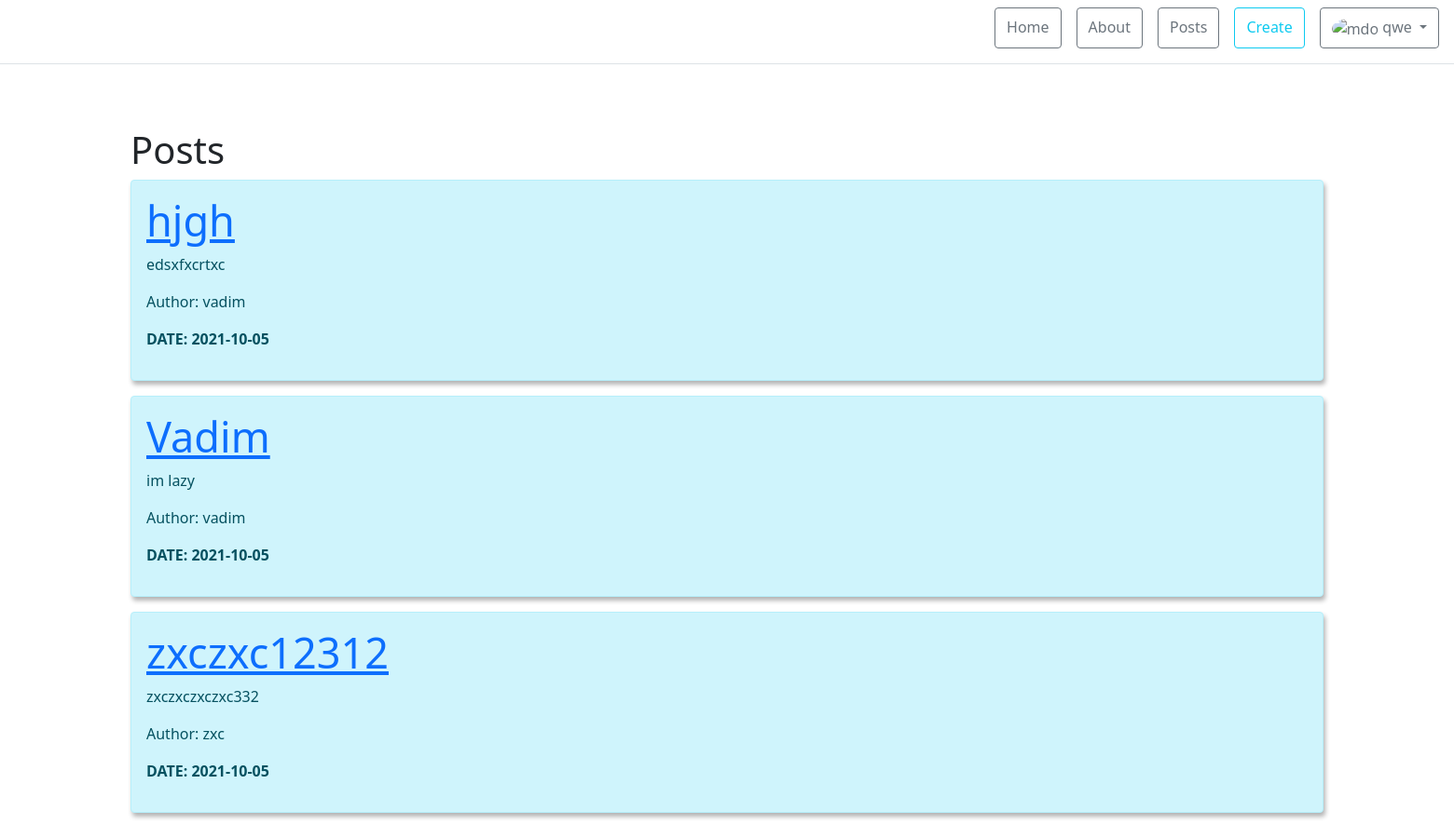
/posts (signed in), run on the app's committed database.
### app.py (models this page shows)
class User(db.Model, UserMixin):
    __tablename__ = "user"
    id = db.Column(db.Integer, primary_key=True)
    username = db.Column(db.String(20), nullable=False)
    password = db.Column(db.String(50), nullable=False)

class Article(db.Model):
    __tablename__ = "article"
    id = db.Column(db.Integer, primary_key=True)
    title = db.Column(db.String(300), nullable=False)
    intro = db.Column(db.String(300), nullable=False)
    text = db.Column(db.Text, nullable=False)
    date = db.Column(db.DateTime, default=datetime.utcnow)
    author = db.Column(db.String(20), nullable=False)

### app.py (the view)
@app.route('/posts')
def posts():
    articles = Article.query.order_by(Article.date.desc()).all()
    return render_template('posts.html', articles=articles)

### app.py (called while the page is built)
@login_manager.user_loader
def load_user(user_id):
    return User.query.get(int(user_id))

### templates/posts.html (shortened to what this page needs)
{% extends 'base.html' %}
{% block body %}
<div class="container mt-5">
    <h1>Posts</h1>
    {% if articles|length > 0%}
    {% for post in articles %}
    <div class="alert alert-info word-br box">
        <h2><a href="/posts/{{post.id}}"> {{post.title}}</a></h2>
        <p>{{post.intro}}</p>
        <p>Author: {{post.author}}</p>
        <p><b>DATE: {{post.date.date()}}</b></p>
    </div>
    {% endfor %}
    {%else %}
    <h2> There are no posts on the page yet</h2>
    {% endif %}
</div>
{% endblock %}

### templates/base.html (shortened to what this page needs)
<!DOCTYPE html>
<html lang="en">
<head>
    <link href="https://cdn.jsdelivr.net/npm/bootstrap@5.1.0/dist/css/bootstrap.min.css" rel="stylesheet"
>
    <link rel="stylesheet" href="{{url_for('static', filename='css/signin.css')}}">
    <link rel="stylesheet" href="{{url_for('static', filename='css/style.css')}}">
</head>
<body>
<div>
    <header>
        <div class="d-flex flex-column flex-md-row align-items-center pb-3 mb-4 border-bottom">
            <nav class="d-inline-flex mt-md-2 ms-md-auto">
                <a class="me-3 py-2 btn btn-outline-secondary" href="/">Home</a>
                <a class="me-3 py-2 btn btn-outline-secondary" href="/about">About</a>
                <a class="me-3 py-2 btn btn-outline-secondary" href="/posts">Posts</a>
                {% if current_user.is_authenticated %}
                <a class="me-3 py-2 btn btn-outline-info" href="/create_post">Create</a>
                <div class="dropdown">
                    <a class="me-3 py-2 btn btn-outline-secondary dropdown-toggle" href="#" role="button"
                       id="dropdownMenuLink"
                       data-bs-toggle="dropdown" aria-expanded="false">
                        <img src="https://github.com/sl9site.png" alt="mdo" width="32" height="32"
                             class="rounded-circle">
                        {{current_user.username}}
                    </a>
                </div>
                {%else %}
                <a class="me-3 py-2 btn btn-outline-primary" href="/login">login</a>
                {% endif %}
            </nav>
        </div>
    </header>
    {% block body %}{% endblock %}
</div>
</body>
</html>

### static/css/style.css (style rules this page uses)
body { background: white }
.word-br { word-wrap: break-word; }
.box { box-shadow: 2px 4px 5px rgba(0, 0, 0, 0.3); transform: translateX(400%); transition: transform 0.4s ease; }
.box:nth-of-type(even) { transform: translateX(-400%); }
.box.show { transform: translateX(0); }
.box h2 { font-size: 45px; }
.container { padding: 20px; }

### data on the page
User: username "qwe"
Article: title "hjgh", intro "edsxfxcrtxc", author "vadim", date "2021-10-05"
Article: title "Vadim", intro "im lazy", author "vadim", date "2021-10-05"
Article: title "zxczxc12312", intro "zxczxczxczxc332", author "zxc", date "2021-10-05"
